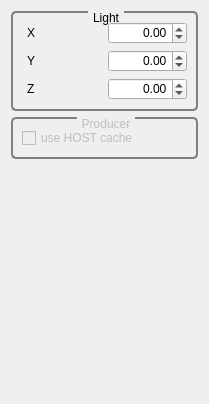
<?xml version="1.0" encoding="UTF-8"?>
<ui version="4.0">
 <class>GvtQCustomEditor</class>
 <widget class="QWidget" name="GvtQCustomEditor">
  <property name="geometry">
   <rect>
    <x>0</x>
    <y>0</y>
    <width>209</width>
    <height>404</height>
   </rect>
  </property>
  <property name="windowTitle">
   <string>Custom Editor</string>
  </property>
  <property name="styleSheet">
   <string>QGroupBox
{
     background-color: qlineargradient(x1: 0, y1: 0, x2: 0, y2: 1,
                                       stop: 0 #E0E0E0, stop: 1 #FFFFFF);
     border: 2px solid gray;
     border-radius: 5px;
     margin-top: 1ex; /* leave space at the top for the title */
 }

 QGroupBox::title
{
	 subcontrol-origin: margin;
     subcontrol-position: top center; /* position at the top center */
     padding: 0 3px;
     background-color: qlineargradient(x1: 0, y1: 0, x2: 0, y2: 1,
                                       stop: 0 #FFOECE, stop: 1 #FFFFFF);
 }

QLabel
{
	border-radius: 4px;
	padding: 2px;
 }
</string>
  </property>
  <layout class="QVBoxLayout" name="verticalLayout_2">
   <item>
    <widget class="QGroupBox" name="groupBox_2">
     <property name="title">
      <string>Light</string>
     </property>
     <layout class="QGridLayout" name="gridLayout_2">
      <item row="0" column="0">
       <widget class="QLabel" name="label_4">
        <property name="text">
         <string>X</string>
        </property>
       </widget>
      </item>
      <item row="0" column="1">
       <widget class="QDoubleSpinBox" name="_lightXDoubleSpinBox">
        <property name="alignment">
         <set>Qt::AlignRight|Qt::AlignTrailing|Qt::AlignVCenter</set>
        </property>
        <property name="minimum">
         <double>-99.989999999999995</double>
        </property>
        <property name="singleStep">
         <double>0.0100000000000</double>
        </property>
       </widget>
      </item>
      <item row="1" column="0">
       <widget class="QLabel" name="label_5">
        <property name="text">
         <string>Y</string>
        </property>
       </widget>
      </item>
      <item row="1" column="1">
       <widget class="QDoubleSpinBox" name="_lightYDoubleSpinBox">
        <property name="alignment">
         <set>Qt::AlignRight|Qt::AlignTrailing|Qt::AlignVCenter</set>
        </property>
        <property name="minimum">
         <double>-99.989999999999995</double>
        </property>
        <property name="singleStep">
         <double>0.010000000000000</double>
        </property>
       </widget>
      </item>
      <item row="2" column="0">
       <widget class="QLabel" name="label_6">
        <property name="text">
         <string>Z</string>
        </property>
       </widget>
      </item>
      <item row="2" column="1">
       <widget class="QDoubleSpinBox" name="_lightZDoubleSpinBox">
        <property name="alignment">
         <set>Qt::AlignRight|Qt::AlignTrailing|Qt::AlignVCenter</set>
        </property>
        <property name="minimum">
         <double>-99.989999999999995</double>
        </property>
        <property name="singleStep">
         <double>0.010000000000000</double>
        </property>
       </widget>
      </item>
     </layout>
    </widget>
   </item>
   <item>
    <widget class="QGroupBox" name="groupBox">
     <property name="enabled">
      <bool>false</bool>
     </property>
     <property name="title">
      <string>Producer</string>
     </property>
     <layout class="QVBoxLayout" name="verticalLayout">
      <item>
       <widget class="QCheckBox" name="_useHostCacheCheckBox">
        <property name="toolTip">
         <string>It avoids to read data from disk.</string>
        </property>
        <property name="text">
         <string>use HOST cache</string>
        </property>
       </widget>
      </item>
     </layout>
    </widget>
   </item>
   <item>
    <spacer name="verticalSpacer">
     <property name="orientation">
      <enum>Qt::Vertical</enum>
     </property>
     <property name="sizeHint" stdset="0">
      <size>
       <width>20</width>
       <height>122</height>
      </size>
     </property>
    </spacer>
   </item>
  </layout>
 </widget>
 <resources/>
 <connections/>
</ui>
